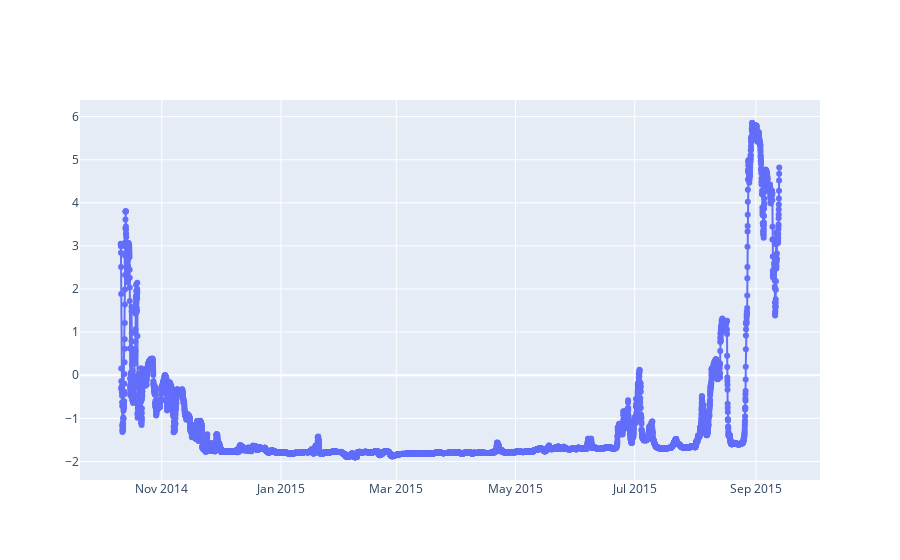

The notebook cell this image was saved under:
### Code cell
fig = go.Figure()
line = go.Scatter(x=ts1.index.values,y=ts1['temperature (degree_C)'].values,mode='markers+lines',)
fig.add_trace(line)

### Figure 1 — Plotly figure (JSON) as saved in the notebook; plotly's stock layout.template omitted (floating-point values rounded to 4 significant figures; data arrays with more than 128 entries replaced by an {"elided": "..."} marker saying what was removed)
{"data": [{"mode": "markers+lines", "type": "scatter", "x": {"elided": "8088 str values"}, "y": {"elided": "8088 float values"}}], "layout": {"autosize": true, "xaxis": {"autorange": true, "range": ["2014-09-20 15:12:53.4787", "2015-10-03 07:47:06.5213"], "type": "date"}, "yaxis": {"autorange": true, "range": [-2.542, 6.498], "type": "linear"}}}
